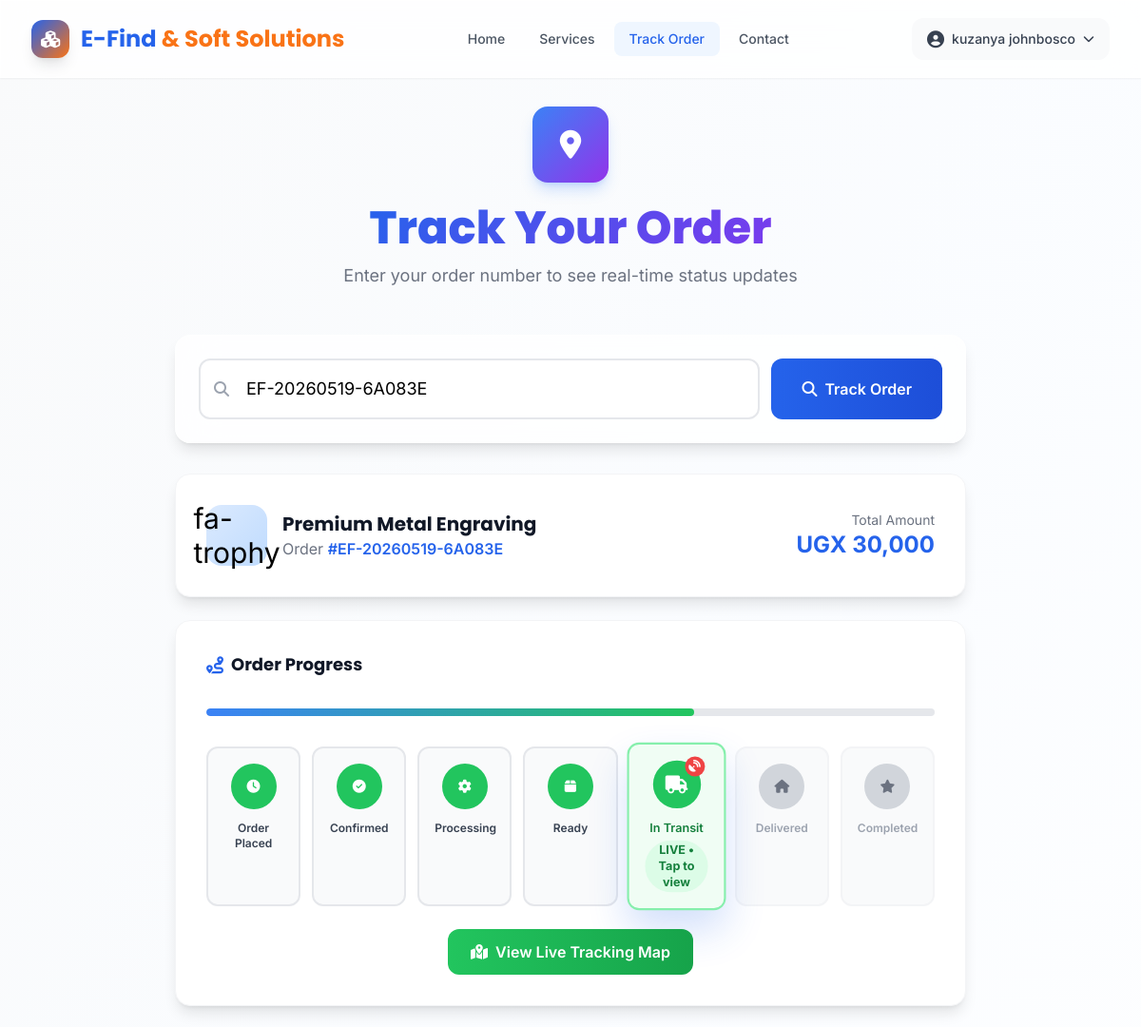
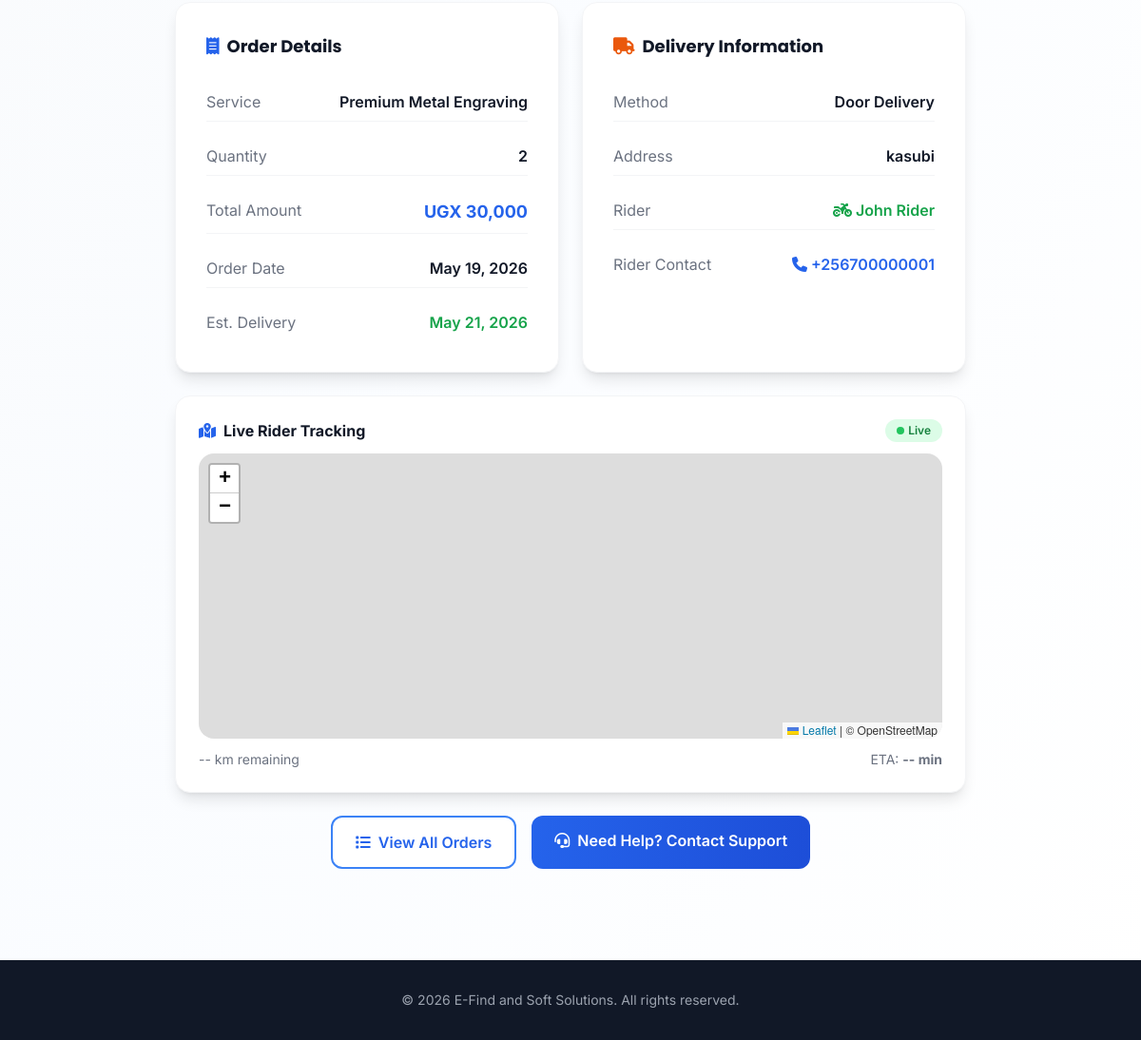
Page /track.php?order=EF-20260519-6A083E (signed in) on the committed database (2 pictures, top to bottom).
### tables this page shows
CREATE TABLE `orders` (
  `id` int(11) NOT NULL,
  `user_id` int(11) NOT NULL,
  `service_id` int(11) NOT NULL,
  `order_number` varchar(50) NOT NULL,
  `status` enum('pending','confirmed','processing','ready','in_transit','delivered','completed','cancelled') DEFAULT 'pending',
  `customization_details` longtext DEFAULT NULL CHECK (json_valid(`customization_details`)),
  `quantity` int(11) DEFAULT 1,
  `unit_price` decimal(10,2) NOT NULL,
  `total_amount` decimal(10,2) NOT NULL,
  `delivery_method` enum('door_delivery','pickup') DEFAULT 'pickup',
  `delivery_address` text DEFAULT NULL,
  `delivery_notes` text DEFAULT NULL,
  `estimated_delivery` date DEFAULT NULL,
  `actual_delivery` timestamp NULL DEFAULT NULL,
  `created_at` timestamp NOT NULL DEFAULT current_timestamp(),
  `updated_at` timestamp NOT NULL DEFAULT current_timestamp() ON UPDATE current_timestamp()
);

CREATE TABLE `services` (
  `id` int(11) NOT NULL,
  `name` varchar(255) NOT NULL,
  `slug` varchar(255) NOT NULL,
  `description` text NOT NULL,
  `long_description` longtext DEFAULT NULL,
  `icon` varchar(10) DEFAULT NULL,
  `image_path` varchar(500) DEFAULT NULL,
  `image` varchar(500) DEFAULT NULL,
  `category` varchar(100) DEFAULT NULL,
  `base_price` decimal(10,2) NOT NULL,
  `features` longtext DEFAULT NULL CHECK (json_valid(`features`)),
  `is_active` tinyint(1) DEFAULT 1,
  `is_featured` tinyint(1) DEFAULT 0,
  `created_at` timestamp NOT NULL DEFAULT current_timestamp(),
  `updated_at` timestamp NOT NULL DEFAULT current_timestamp() ON UPDATE current_timestamp()
);

CREATE TABLE `deliveries` (
  `id` int(11) NOT NULL,
  `order_id` int(11) NOT NULL,
  `delivery_person_id` int(11) DEFAULT NULL,
  `status` enum('pending','assigned','picked_up','in_transit','delivered','failed') DEFAULT 'pending',
  `pickup_location` text DEFAULT NULL,
  `delivery_address` text NOT NULL,
  `estimated_time` timestamp NULL DEFAULT NULL,
  `actual_delivery_time` timestamp NULL DEFAULT NULL,
  `started_at` timestamp NULL DEFAULT NULL,
  `rating` int(11) DEFAULT NULL,
  `delivery_notes` text DEFAULT NULL,
  `signature` varchar(500) DEFAULT NULL,
  `created_at` timestamp NOT NULL DEFAULT current_timestamp(),
  `updated_at` timestamp NOT NULL DEFAULT current_timestamp() ON UPDATE current_timestamp()
);

CREATE TABLE `users` (
  `id` int(11) NOT NULL,
  `name` varchar(255) NOT NULL,
  `email` varchar(255) NOT NULL,
  `password` varchar(255) NOT NULL,
  `phone` varchar(20) DEFAULT NULL,
  `role` enum('customer','admin','delivery') DEFAULT 'customer',
  `avatar` varchar(500) DEFAULT 'default-avatar.png',
  `address` text DEFAULT NULL,
  `city` varchar(100) DEFAULT NULL,
  `is_active` tinyint(1) DEFAULT 1,
  `email_verified_at` timestamp NULL DEFAULT NULL,
  `remember_token` varchar(100) DEFAULT NULL,
  `created_at` timestamp NOT NULL DEFAULT current_timestamp(),
  `updated_at` timestamp NOT NULL DEFAULT current_timestamp() ON UPDATE current_timestamp()
);

### track.php (the view, shortened to what this page needs)
<?php
$order = null; $error = null; $orderNumber = '';
if (!$order && isset($_GET['order'])) {
    $orderNumber = trim($_GET['order']);
}
if ($orderNumber) {
    $database = new Database(); $db = $database->getConnection();
    $stmt = $db->prepare("SELECT o.*, s.name as service_name, s.icon as service_icon, d.status as delivery_status, d.delivery_person_id, d.id as delivery_id, d.delivery_address as delivery_location, u.name as delivery_person_name, u.phone as delivery_person_phone FROM orders o JOIN services s ON o.service_id = s.id LEFT JOIN deliveries d ON o.id = d.order_id LEFT JOIN users u ON d.delivery_person_id = u.id WHERE o.order_number = ?");
    $stmt->execute([$orderNumber]);
    $order = $stmt->fetch(PDO::FETCH_ASSOC);
}
?>
<!DOCTYPE html>
<html lang="en" class="scroll-smooth">
<head>
    <script src="https://cdn.tailwindcss.com"></script>
    <link rel="stylesheet" href="https://cdnjs.cloudflare.com/ajax/libs/font-awesome/6.4.0/css/all.min.css">
    <link href="https://unpkg.com/aos@2.3.1/dist/aos.css" rel="stylesheet">
    <link rel="stylesheet" href="https://unpkg.com/leaflet@1.9.4/dist/leaflet.css" />
</head>
<body class="font-inter antialiased bg-gradient-to-br from-gray-50 via-blue-50/30 to-white min-h-screen">
<nav class="fixed top-0 left-0 right-0 z-50 glass-card shadow-sm" id="mainNav">
    <div class="max-w-7xl mx-auto px-4 sm:px-6 lg:px-8"><div class="flex items-center justify-between h-16 lg:h-20">
        <a href="index.php" class="flex items-center space-x-3 group"><div class="w-10 h-10 bg-gradient-to-br from-blue-600 to-orange-500 rounded-xl flex items-center justify-center text-white text-lg shadow-lg group-hover:shadow-xl transition-all duration-300 group-hover:scale-105"><i class="fas fa-cubes"></i></div><span class="text-xl lg:text-2xl font-poppins font-bold"><span class="text-blue-600">E-Find</span><span class="text-orange-500"> & Soft Solutions</span></span></a>
        <div class="hidden lg:flex items-center space-x-1"><a href="index.php" class="px-4 py-2 text-sm font-medium text-gray-600 hover:text-blue-600 hover:bg-gray-50 rounded-lg transition-all">Home</a><a href="services.php" class="px-4 py-2 text-sm font-medium text-gray-600 hover:text-blue-600 hover:bg-gray-50 rounded-lg transition-all">Services</a><a href="track.php" class="px-4 py-2 text-sm font-medium text-blue-600 bg-blue-50 rounded-lg transition-all">Track Order</a><a href="contact.php" class="px-4 py-2 text-sm font-medium text-gray-600 hover:text-blue-600 hover:bg-gray-50 rounded-lg transition-all">Contact</a></div>
        <div class="hidden lg:flex items-center space-x-3"><?php if(isset($_SESSION['user_id'])): ?><div class="relative group"><button class="flex items-center space-x-2 px-4 py-2 text-sm font-medium text-gray-700 bg-gray-50 hover:bg-blue-50 hover:text-blue-600 rounded-xl transition-all"><i class="fas fa-user-circle text-lg"></i><span><?php echo htmlspecialchars($_SESSION['user_name']); ?></span><i class="fas fa-chevron-down text-xs group-hover:rotate-180 transition-transform"></i></button></div><?php endif; ?></div>
    </div></div>
</nav>
<main class="pt-24 lg:pt-28 pb-16"><div class="max-w-4xl mx-auto px-4 sm:px-6 lg:px-8">
    <div class="text-center mb-12" data-aos="fade-up"><div class="w-20 h-20 bg-gradient-to-br from-blue-500 to-purple-600 rounded-2xl flex items-center justify-center text-white text-3xl mx-auto mb-6 shadow-lg shadow-blue-500/25 animate-bounce-in"><i class="fas fa-map-marker-alt"></i></div><h1 class="text-4xl lg:text-5xl font-poppins font-extrabold mb-3"><span class="gradient-text">Track Your Order</span></h1><p class="text-gray-500 text-lg">Enter your order number to see real-time status updates</p></div>
    <div class="glass-card rounded-2xl p-6 mb-8 shadow-lg" data-aos="fade-up" data-aos-delay="100"><form method="POST" class="flex flex-col sm:flex-row gap-3"><div class="flex-1 relative"><span class="absolute left-4 top-1/2 -translate-y-1/2 text-gray-400"><i class="fas fa-search"></i></span><input type="text" name="order_number" class="w-full pl-12 pr-4 py-4 border-2 border-gray-200 rounded-xl focus:border-blue-500 focus:ring-4 focus:ring-blue-100 transition-all outline-none text-lg" placeholder="e.g., EF-20240101-ABC123" value="<?php echo htmlspecialchars($orderNumber); ?>" required></div><button type="submit" class="px-8 py-4 bg-gradient-to-r from-blue-600 to-blue-700 text-white font-semibold rounded-xl hover:shadow-lg hover:shadow-blue-600/25 transition-all duration-300 transform hover:-translate-y-0.5 whitespace-nowrap"><i class="fas fa-search mr-2"></i>Track Order</button></form></div>
    <?php if($order): ?>
    <div class="space-y-6" data-aos="fade-up">
        <div class="bg-white rounded-2xl shadow-lg border border-gray-100 p-8 animate-scale-in"><div class="flex flex-col sm:flex-row items-center justify-between gap-4"><div class="flex items-center space-x-4"><div class="w-16 h-16 bg-gradient-to-br from-blue-100 to-blue-200 rounded-2xl flex items-center justify-center text-3xl"><?php echo htmlspecialchars($order['service_icon']??'📦'); ?></div><div><h2 class="text-xl font-poppins font-bold text-gray-900"><?php echo htmlspecialchars($order['service_name']); ?></h2><p class="text-gray-500">Order <span class="font-semibold text-blue-600">#<?php echo htmlspecialchars($order['order_number']); ?></span></p></div></div><div class="text-right"><p class="text-sm text-gray-500">Total Amount</p><p class="text-2xl font-bold text-blue-600">UGX <?php echo number_format($order['total_amount']); ?></p></div></div></div>
        <div class="bg-white rounded-2xl shadow-lg border border-gray-100 p-8"><h3 class="text-lg font-poppins font-bold text-gray-900 mb-8 flex items-center"><i class="fas fa-route mr-2 text-blue-600"></i>Order Progress</h3>
        <div class="relative"><?php $statuses=['pending'=>['icon'=>'fa-clock','label'=>'Order Placed','color'=>'blue'],'confirmed'=>['icon'=>'fa-check-circle','label'=>'Confirmed','color'=>'indigo'],'processing'=>['icon'=>'fa-cog fa-spin','label'=>'Processing','color'=>'purple'],'ready'=>['icon'=>'fa-box','label'=>'Ready','color'=>'teal'],'in_transit'=>['icon'=>'fa-truck','label'=>'In Transit','color'=>'green','clickable'=>true],'delivered'=>['icon'=>'fa-home','label'=>'Delivered','color'=>'emerald'],'completed'=>['icon'=>'fa-star','label'=>'Completed','color'=>'emerald']];$statusKeys=array_keys($statuses);$currentIndex=array_search($order['status'],$statusKeys);if($currentIndex===false)$currentIndex=0;$progressPercent=round(($currentIndex/(count($statusKeys)-1))*100);$isInTransit=($order['status']==='in_transit'&&isset($order['delivery_id']));?>
        <div class="hidden sm:block w-full bg-gray-200 rounded-full h-2 mb-8 overflow-hidden"><div class="h-full bg-gradient-to-r from-blue-500 to-green-500 rounded-full transition-all duration-1000 ease-out" style="width:<?php echo $progressPercent; ?>%"></div></div>
        <div class="grid grid-cols-2 sm:grid-cols-4 lg:grid-cols-7 gap-3"><?php foreach($statuses as $key=>$status): $isCompleted=array_search($key,$statusKeys)<=$currentIndex;$isCurrent=$key===$order['status'];$isClickable=isset($status['clickable'])&&$status['clickable']&&$isCurrent&&isset($order['delivery_id']);?>
        <div class="status-card <?php echo $isCurrent?'active':($isCompleted?'completed':'pending');?> <?php echo $isClickable?'clickable':'';?> bg-<?php echo $isCurrent?$status['color'].'-50 border-'.$status['color'].'-300':($isCompleted?'gray-50 border-gray-200':'gray-50 border-gray-100');?> border-2 rounded-xl p-4 text-center transition-all duration-500"<?php if($isClickable):?> onclick="openLiveTrackingMap()" title="Click to view live rider tracking"<?php endif;?>>
        <div class="w-12 h-12 mx-auto rounded-full flex items-center justify-center mb-3 <?php echo $isCurrent?'bg-'.$status['color'].'-500 text-white pulse-dot':($isCompleted?'bg-green-500 text-white':'bg-gray-300 text-gray-500');?> transition-all duration-500 relative"><i class="fas <?php echo $status['icon'];?> <?php echo $isCurrent?'text-lg':'text-sm';?>"></i><?php if($isClickable):?><span class="absolute -top-1 -right-1 w-5 h-5 bg-red-500 rounded-full flex items-center justify-center"><i class="fas fa-satellite-dish text-white text-xs"></i></span><?php endif;?></div>
        <p class="text-xs font-semibold <?php echo $isCurrent?'text-'.$status['color'].'-700':($isCompleted?'text-gray-700':'text-gray-400');?>"><?php echo $status['label'];?></p><?php if($isClickable):?><span class="inline-block mt-1 px-2 py-0.5 bg-green-100 text-green-700 rounded-full text-xs font-bold cursor-pointer">LIVE • Tap to view</span><?php endif;?></div><?php endforeach;?></div>
        <?php if($isInTransit):?><div class="mt-6 text-center"><button onclick="openLiveTrackingMap()" class="inline-flex items-center px-6 py-3 bg-gradient-to-r from-green-500 to-green-600 text-white font-semibold rounded-xl hover:shadow-lg hover:shadow-green-500/25 transition-all duration-300 transform hover:-translate-y-0.5"><i class="fas fa-map-marked-alt mr-2"></i>View Live Tracking Map</button></div><?php endif;?></div></div>
        <div class="grid grid-cols-1 lg:grid-cols-2 gap-6">
            <div class="bg-white rounded-2xl shadow-lg border border-gray-100 p-8 status-card"><h3 class="text-lg font-poppins font-bold text-gray-900 mb-6"><i class="fas fa-receipt mr-2 text-blue-600"></i>Order Details</h3><div class="space-y-4"><div class="flex justify-between py-2 border-b border-gray-100"><span class="text-gray-500">Service</span><span class="font-semibold text-gray-900"><?php echo htmlspecialchars($order['service_name']);?></span></div><div class="flex justify-between py-2 border-b border-gray-100"><span class="text-gray-500">Quantity</span><span class="font-semibold text-gray-900"><?php echo $order['quantity'];?></span></div><div class="flex justify-between py-2 border-b border-gray-100"><span class="text-gray-500">Total Amount</span><span class="font-bold text-blue-600 text-lg">UGX <?php echo number_format($order['total_amount']);?></span></div><div class="flex justify-between py-2 border-b border-gray-100"><span class="text-gray-500">Order Date</span><span class="font-semibold text-gray-900"><?php echo date('M d, Y',strtotime($order['created_at']));?></span></div><?php if($order['estimated_delivery']):?><div class="flex justify-between py-2"><span class="text-gray-500">Est. Delivery</span><span class="font-semibold text-green-600"><?php echo date('M d, Y',strtotime($order['estimated_delivery']));?></span></div><?php endif;?></div></div>
            <div class="bg-white rounded-2xl shadow-lg border border-gray-100 p-8 status-card"><h3 class="text-lg font-poppins font-bold text-gray-900 mb-6"><i class="fas fa-truck mr-2 text-orange-600"></i>Delivery Information</h3><div class="space-y-4"><div class="flex justify-between py-2 border-b border-gray-100"><span class="text-gray-500">Method</span><span class="font-semibold text-gray-900"><?php echo ucwords(str_replace('_',' ',$order['delivery_method']));?></span></div><?php if($order['delivery_location']||$order['delivery_address']):?><div class="flex justify-between py-2 border-b border-gray-100"><span class="text-gray-500">Address</span><span class="font-semibold text-gray-900 text-right max-w-[200px]"><?php echo htmlspecialchars($order['delivery_location']??$order['delivery_address']);?></span></div><?php endif;?><?php if($order['delivery_person_name']):?><div class="flex justify-between py-2 border-b border-gray-100"><span class="text-gray-500">Rider</span><span class="font-semibold text-green-600"><i class="fas fa-motorcycle mr-1"></i><?php echo htmlspecialchars($order['delivery_person_name']);?></span></div><?php endif;?><?php if($order['delivery_person_phone']):?><div class="flex justify-between py-2"><span class="text-gray-500">Rider Contact</span><a href="tel:<?php echo htmlspecialchars($order['delivery_person_phone']);?>" class="font-semibold text-blue-600 hover:text-blue-700"><i class="fas fa-phone mr-1"></i><?php echo htmlspecialchars($order['delivery_person_phone']);?></a></div><?php endif;?></div></div>
        </div>
        <?php if($order['status']==='in_transit'&&isset($order['delivery_id'])):?>
        <div class="bg-white rounded-2xl shadow-lg border border-gray-100 p-6" data-aos="fade-up"><div class="flex justify-between items-center mb-3"><h5 class="font-bold text-gray-900"><i class="fas fa-map-marked-alt mr-2 text-blue-600"></i>Live Rider Tracking</h5><span class="px-3 py-1 bg-green-100 text-green-700 rounded-full text-xs font-semibold"><span class="w-2 h-2 bg-green-500 rounded-full inline-block mr-1 animate-pulse"></span>Live</span></div><div id="trackingMap"></div><div class="flex justify-between items-center mt-3 text-sm"><span class="text-gray-500"><span id="distanceDisplay">-- km</span> remaining</span><span class="text-gray-500">ETA: <strong id="etaDisplay">-- min</strong></span></div></div>
        <?php endif;?>
        <div class="flex flex-col sm:flex-row gap-4 justify-center"><a href="my-orders.php" class="px-6 py-3.5 bg-white border-2 border-blue-500 text-blue-600 font-semibold rounded-xl hover:bg-blue-600 hover:text-white transition-all duration-300 text-center"><i class="fas fa-list mr-2"></i>View All Orders</a><a href="contact.php" class="px-6 py-3.5 bg-gradient-to-r from-blue-600 to-blue-700 text-white font-semibold rounded-xl hover:shadow-lg transition-all duration-300 text-center"><i class="fas fa-headset mr-2"></i>Need Help? Contact Support</a></div>
    </div>
    <?php endif;?>
</div></main>
<footer class="bg-gray-900 text-gray-400 py-8 mt-8"><div class="max-w-7xl mx-auto px-4 sm:px-6 lg:px-8 text-center"><p class="text-sm">&copy; <?php echo date('Y');?> E-Find and Soft Solutions. All rights reserved.</p></div></footer>
</body>
</html>

### rows in the picture
orders: service.icon "fa-trophy", service.name "Premium Metal Engraving", order_number "EF-20260519-6A083E", total_amount "30,000", status "in_transit" (drawn), quantity "2", created_at "May 19, 2026", estimated_delivery "May 21, 2026", delivery_method "Door Delivery", deliveries.delivery_address "kasubi", users.name "John Rider", users.phone "+256700000001"

### other values in the picture
$_SESSION['user_name'] "kuzanya johnbosco"
$status['label'] "Order Placed"
$status['label'] "Confirmed"
$status['label'] "Processing"
$status['label'] "Ready"
$status['label'] "In Transit"
$status['label'] "Delivered"
$status['label'] "Completed"
